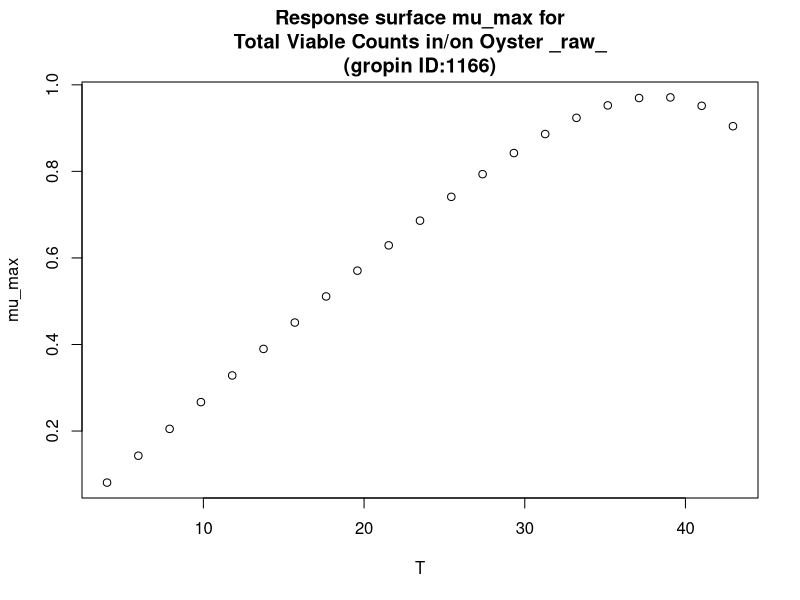

Source code (R):
#############################
# start of Parameter script
#############################
T <- seq(4.004,42.957042957043,length.out=21)
#############################
# end of Parameter script
#############################
############################# 
# start of Model script Gropin ID 1166 
#############################
 
# constant coefficients for this model
 
variables <- data.frame(T)
argumentsPar <- expand.grid(variables)
 
# heart of the model
response_surface <- function(T) {
   mumax <-0.032*(T-1.471)*(1-exp(0.129*(T-51.82)))

return(mumax=mumax)
} 

# output parameters
mumax <- cbind(argumentsPar,response_surface(argumentsPar['T']))
colnames(mumax) <- c(colnames(argumentsPar),'mumax')
#############################
# End of Model script
#############################
############################# 
# start of Visualisation script Gropin ID 1166 
#############################
plot(T,mumax$mumax,
                          xlab='T',
                          ylab='mu_max',main='Response surface mu_max for
Total Viable Counts in/on Oyster _raw_
(gropin ID:1166)')
#############################
# End of Visualisation script
#############################
